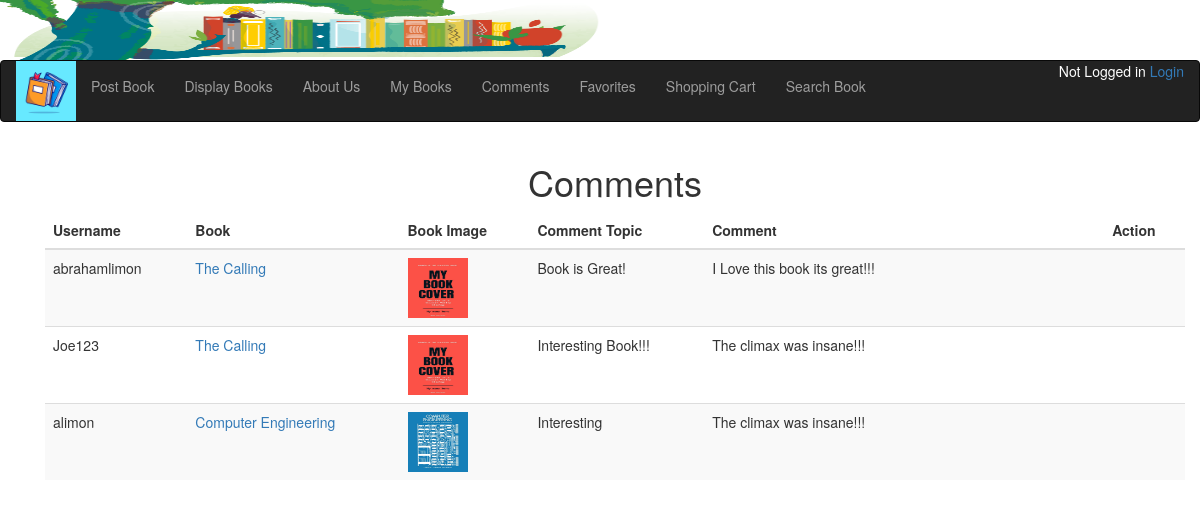
The page /comments on the database its author committed.
### bookMng/models.py (models this page shows, shortened)
class MainMenu(models.Model):
    item = models.CharField(max_length=200, unique=True)
    link = models.CharField(max_length=200, unique=True)

class Comment(models.Model):
    title = models.CharField(max_length=200)
    comment = models.CharField(max_length=2000)
    username = models.ForeignKey(User, blank=True, null=True, on_delete=models.CASCADE)
    book = models.ForeignKey(Book, blank=True, null=True, on_delete=models.CASCADE)

class Book(models.Model):
    name = models.CharField(max_length=200)
    web = models.URLField(max_length=200)
    price = models.DecimalField(decimal_places=2, max_digits=8)
    publishdate = models.DateField(auto_now=True)
    picture = models.FileField(upload_to='bookEx/static/uploads')
    pic_path = models.CharField(max_length=300, editable=False, blank=True)
    username = models.ForeignKey(User, blank=True, null=True, on_delete=models.CASCADE)
    original_owner = models.ForeignKey(User, related_name='current_owner', blank=True, null=True,
                                      on_delete=models.CASCADE)

### bookMng/views.py (the view)
# urls.py: path('comments', views.comments, name='comments'),
def comments(request):
    commentlist = Comment.objects.all()
    return render(request,
                  'bookMng/comments.html',
                  {
                      'item_list': MainMenu.objects.all(),
                      'commentlist': commentlist,
    })

### bookEx/templates/bookMng/comments.html (shortened to what this page needs)
{% extends "base.html" %}
{% block sidenav %}
    {% for item in item_list %}
        <li>
            <a href="{{item.link}}">{{item.item}}</a>
        </li>
    {% endfor %}
{% endblock sidenav %}
{% block content %}
    <div class="container">
        <h1 class="text-center mt-3">Comments</h1>
        <table class="table table-striped table-borderless table-hover" align="center">
            <thead>
                <tr>
                    <th>Username</th>
                    <th>Book</th>
                    <th>Book Image</th>
                    <th>Comment Topic</th>
                    <th width="400">Comment</th>
                    <th>Action</th>
                </tr>
            </thead>
            <tbody>
                {% for comment in commentlist %}
                    <tr>
                        <td>{{ comment.username }}</td>
                        <td><a href="{% url 'book_detail' comment.book.id %}">{{ comment.book.name }}</a></td>
                        <td>
                            <img src="{{ comment.book.picture.url }}" height="60" width="60" alt="{{ comment.book.name }} Image" />
                        </td>
                        <td>{{ comment.title }}</td>
                        <td>{{ comment.comment }}</td>
                        <td>
                        </td>
                    </tr>
                {% endfor %}
            </tbody>
        </table>
    </div>
{% endblock content %}

### bookEx/templates/base.html (shortened to what this page needs)
{% load static %}
<!DOCTYPE html>
<html lang="en">
<head>
    <link rel="stylesheet" href="https://maxcdn.bootstrapcdn.com/bootstrap/3.4.1/css/bootstrap.min.css">
</head>
<body>
    <img src="{% static 'bannertest.jpg'%}" height="60" width="600" alt=""/>
    <nav class="navbar navbar-inverse" style="margin-top: 0px;">
        <div class="container-fluid">
            <div class="navbar-header">
                <img src="{% static 'logotest.jpg'%}" height="60" width="60" alt=""/>
             </div>
            <span style="float: right">
            {% if user.is_authenticated %}
                <span style="color:white">{{ user.username }}</span>
                <a href="{% url 'logout' %}?next=/">Logout</a>
            {% else %}
                <span style="color:white">Not Logged in</span>
                <a href="{% url 'login' %}?next=/"> Login </a>
            {% endif %}
            </span>
            <ul class="nav navbar-nav">
                {% block sidenav %}
                {% endblock sidenav %}
            </ul>
        </div>
    </nav>
    <div class="container">
        <section id="main">
            {% block content %}{% endblock content %}
        </section>
    </div>
</body>
</html>

### rows shown on the page
MainMenu: item "Post Book"
MainMenu: item "Display Books"
MainMenu: item "About Us"
MainMenu: item "My Books"
MainMenu: item "Comments"
MainMenu: item "Favorites"
MainMenu: item "Shopping Cart"
MainMenu: item "Search Book"
Comment: username "abrahamlimon", book.name "The Calling", book.picture (picture), title "Book is Great!", comment "I Love this book its great!!!"
Comment: username "Joe123", book.name "The Calling", book.picture (picture), title "Interesting Book!!!", comment "The climax was insane!!!"
Comment: username "alimon", book.name "Computer Engineering", book.picture (picture), title "Interesting", comment "The climax was insane!!!"
